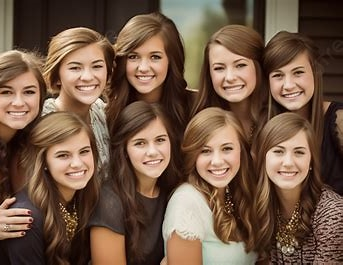
#> input picture face_detection_syste/example.jpeg, 343 x 265 px, found by its file name
$ python b.py
#> lines starting #> are read from the running program, lines starting #| are printed output that depends on the picture; after the words box and inside, x2 and y2 are one past the last pixel; in counts of white or black regions, pixels touching at a corner belong together
import cv2
import numpy as np

def detect_faces_optimized(image_path):
    # Load cascades
#> called with image_path = 'example.jpeg'
    face_cascade = cv2.CascadeClassifier(cv2.data.haarcascades + 'haarcascade_frontalface_default.xml')
    profile_cascade = cv2.CascadeClassifier(cv2.data.haarcascades + 'haarcascade_profileface.xml')
    left_profile_cascade = cv2.CascadeClassifier(cv2.data.haarcascades + 'haarcascade_profileface.xml')

    # Read and prepare image
    image = cv2.imread(image_path)
#> image is the input picture: shape (265, 343, 3); mean B, G, R 68.1, 87, 113.4
    gray = cv2.cvtColor(image, cv2.COLOR_BGR2GRAY)
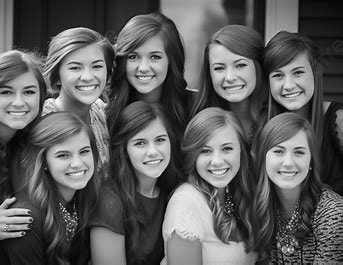
#> gray: shape (265, 343); min 1, max 251, mean 92.7
    gray = cv2.equalizeHist(gray)
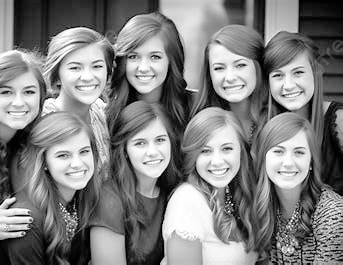
#> gray: shape (265, 343); min 0, max 255, mean 128.3

    # Detect frontal faces
    frontal_faces = face_cascade.detectMultiScale(
        gray,
        scaleFactor=1.05,
        minNeighbors=6,
        minSize=(40, 40),
        flags=cv2.CASCADE_SCALE_IMAGE
    )
#> frontal_faces = [[120, 36, 55, 55], [265, 54, 54, 54], [123, 120, 56, 56], [261, 129, 59, 59], [45, 132, 57, 57], [57, 45, 57, 57], [203, 45, 56, 56], [191, 127, 58, 58]]

    # Detect right profiles (original profile cascade)
    profile_faces = profile_cascade.detectMultiScale(
        gray,
        scaleFactor=1.05,
        minNeighbors=6,
        minSize=(40, 40)
    )
#> profile_faces = [[127, 32, 59, 59], [268, 47, 63, 63], [190, 119, 73, 73]]

    # Detect left profiles (flip image for left profiles)
    flipped_gray = cv2.flip(gray, 1)
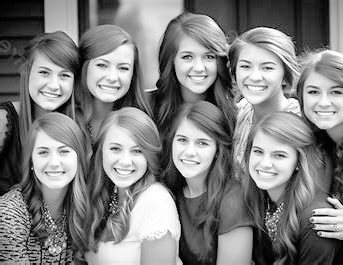
#> flipped_gray: shape (265, 343); min 0, max 255, mean 128.3
    left_faces = left_profile_cascade.detectMultiScale(
        flipped_gray,
        scaleFactor=1.05,
        minNeighbors=6,
        minSize=(40, 40)
    )
#> left_faces = [[249, 130, 59, 59], [170, 117, 60, 60]]
    # Convert coordinates back to original image space
    left_faces = [(image.shape[1]-x-w, y, w, h) for (x, y, w, h) in left_faces]
#> left_faces = [(35, 130, 59, 59), (113, 117, 60, 60)]

    # Combine all detections
    all_faces = list(frontal_faces) + list(profile_faces) + left_faces
#> all_faces = [[120, 36, 55, 55], [265, 54, 54, 54], [123, 120, 56, 56], [261, 129, 59, 59], [45, 132, 57, 57], [57, 45, 57, 57], [203, 45, 56, 56], [191, 127, 58, 58], [127, 32, 59, 59], [268, 47, 63, 63], [190, 119, 73, 73], (35, 130, 59, 59), (113, 117, 60, 60)]

    # Apply non-maximum suppression
    all_faces = non_max_suppression(np.array(all_faces), overlapThresh=0.3)

    # Draw results
    for (x, y, w, h) in all_faces:
        cv2.rectangle(image, (x, y), (x+w, y+h), (0, 255, 0), 2)

    cv2.imshow('Optimized Face Detection', image)
    cv2.waitKey(0)
    cv2.destroyAllWindows()

def non_max_suppression(boxes, overlapThresh):
    # Implementation of non-maximum suppression
#> called with boxes = array of shape (13, 4), overlapThresh = 0.3
    if len(boxes) == 0:
        return []

    if boxes.dtype.kind == "i":
        boxes = boxes.astype("float")
#> boxes = 13 rows, first 6: [120, 36, 55, 55], [265, 54, 54, 54], [123, 120, 56, 56], [261, 129, 59, 59], [45, 132, 57, 57], [57, 45, 57, 57]

    pick = []
    x1 = boxes[:,0]
#> x1 = [120, 265, 123, 261, 45, 57, 203, 191, 127, 268, 190, 35, 113]
    y1 = boxes[:,1]
#> y1 = [36, 54, 120, 129, 132, 45, 45, 127, 32, 47, 119, 130, 117]
    x2 = x1 + boxes[:,2]
#> x2 = [175, 319, 179, 320, 102, 114, 259, 249, 186, 331, 263, 94, 173]
    y2 = y1 + boxes[:,3]
#> y2 = [91, 108, 176, 188, 189, 102, 101, 185, 91, 110, 192, 189, 177]

    area = (boxes[:,2]) * (boxes[:,3])
#> area = [3025, 2916, 3136, 3481, 3249, 3249, 3136, 3364, 3481, 3969, 5329, 3481, 3600]
    idxs = np.argsort(y2)
#> idxs = [0, 8, 6, 5, 1, 9, 2, 12, 7, 3, 4, 11, 10]

    while len(idxs) > 0:
        last = len(idxs) - 1
        i = idxs[last]
        pick.append(i)

        xx1 = np.maximum(x1[i], x1[idxs[:last]])
        yy1 = np.maximum(y1[i], y1[idxs[:last]])
        xx2 = np.minimum(x2[i], x2[idxs[:last]])
        yy2 = np.minimum(y2[i], y2[idxs[:last]])

        w = np.maximum(0, xx2 - xx1 + 1)
        h = np.maximum(0, yy2 - yy1 + 1)

        overlap = (w * h) / area[idxs[:last]]

        idxs = np.delete(idxs, np.concatenate(([last],
            np.where(overlap > overlapThresh)[0])))
#> this loop made 8 passes
#> (last, i, xx1, yy1, xx2, yy2, w, h) on passes 1 to 2: (12, 10, [190, 190, 203, 190, 265, 268, 190, 190, 191, 261, 190, 190], [119, 119, 119, 119, 119, 119, 120, 119, 127, 129, 132, 130], [175, 186, 259, 114, 263, 263, 179, 173, 249, 263, 102, 94], [91, 91, 101, 102, 108, 110, 176, 177, 185, 188, 189, 189], [0, 0, 57, 0, 0, 0, 0, 0, 59, 3, 0, 0], [0, 0, 0, 0, 0, 0, 57, 59, 59, 60, 58, 60]), (10, 11, [120, 127, 203, 57, 265, 268, 123, 113, 261, 45], [130, 130, 130, 130, 130, 130, 130, 130, 130, 132], [94, 94, 94, 94, 94, 94, 94, 94, 94, 94], [91, 91, 101, 102, 108, 110, 176, 177, 188, 189], [0, 0, 0, 38, 0, 0, 0, 0, 0, 50], [0, 0, 0, 0, 0, 0, 47, 48, 59, 58])
#> (last, i, xx1, yy1, xx2, yy2, h, overlap) on passes 6 to 7: (3, 5, [120, 127, 203], [45, 45, 45], [114, 114, 114], [91, 91, 101], [47, 47, 57], [0, 0, 0]), (2, 6, [203, 203], [45, 45], [175, 186], [91, 91], [47, 47], [0, 0])
#> after the loop, idxs = empty array; pick = [10, 11, 3, 12, 9, 5, 6, 8]

    return boxes[pick].astype("int")

# Usage
detect_faces_optimized('example.jpeg')
#> in detect_faces_optimized, `all_faces = non_max_suppression(np.array(all_faces), overlapThresh=0.3)`: all_faces = [[190, 119, 73, 73], [35, 130, 59, 59], [261, 129, 59, 59], [113, 117, 60, 60], [268, 47, 63, 63], [57, 45, 57, 57], [203, 45, 56, 56], [127, 32, 59, 59]]
#> the loop in detect_faces_optimized, `for (x, y, w, h) in all_faces:` made 8 passes
#> after the loop in detect_faces_optimized, `for (x, y, w, h) in all_faces:`:
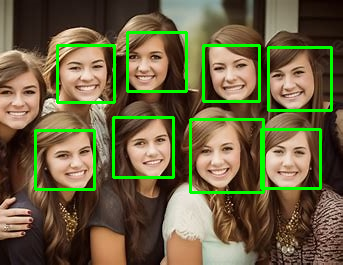
#> image: shape (265, 343, 3); 6.3% of pixels changed, all inside (x1, y1, x2, y2) = (34, 31, 333, 194)
